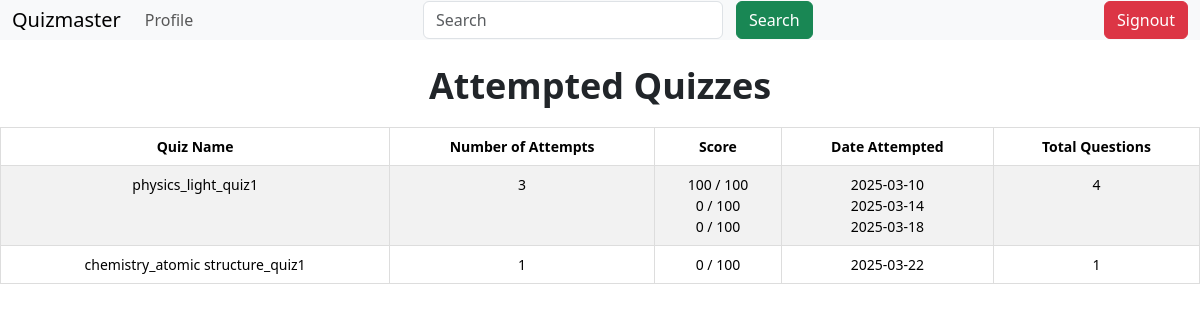
Page /attempted_quiz (signed in) on the committed database.
### models/models.py (models this page shows)
class Quiz(db.Model):
    __tablename__ = "quiz"
    id = db.Column(db.Integer, primary_key=True)
    name = db.Column(db.String(100), nullable=False)
    chapter_id = db.Column(db.Integer, db.ForeignKey('chapter.id'), nullable=False)
    date_of_quiz = db.Column(db.DateTime, nullable=False, default=datetime.utcnow)
    time_duration = db.Column(db.String(5), nullable=True)  # hh:mm format
    remarks = db.Column(db.Text)
    questions = db.relationship('Question', backref='quiz', lazy=True, cascade='all, delete')

### controllers/routes.py (the view)
@app.route('/attempted_quiz', methods=['GET'])
@authcheck
def attempted_quiz():
    user_id = session.get('user_id')
    if not user_id:
        flash("You must be logged in to view attempted quizzes.", "danger")
        return redirect(url_for('login'))
    attempted_scores = Scores.query.filter_by(user_id=user_id).all()
    attempted_quizzes = {}
    for score in attempted_scores:
        quiz = Quiz.query.get(score.quiz_id)
        if quiz:
            if quiz.id not in attempted_quizzes:
                attempted_quizzes[quiz.id] = {
                    'quiz_name': quiz.name,
                    'total_questions': len(quiz.questions),
                    'attempt_count': 0
                }
            attempted_quizzes[quiz.id]['attempt_count'] += 1
            attempted_quizzes[quiz.id].setdefault('scores', []).append({
                'score': score.total_score,
                'date_attempted': score.timestamp.strftime('%Y-%m-%d')
            })
        else:
            print(f"Quiz with ID {score.quiz_id} not found.")
    quizzes = list(attempted_quizzes.values())
    return render_template('attempted_quiz.html', attempted_quizzes=quizzes)

### controllers/routes.py (called while the page is built)
def authcheck(func):
    @wraps(func)
    def wrapper(*args, **kwargs):
        if 'user_id' not in session:
            flash('Please login to access this page')
            return redirect(url_for('login'))
        return func(*args, **kwargs)
    return wrapper

### templates/attempted_quiz.html (shortened to what this page needs)
{% extends "layout.html" %}
{% block content %}
    {% include 'navbar.html' %}
    <br>
    <h1>Attempted Quizzes</h1>
    {% if attempted_quizzes %}
    <table class="table table-striped">
        <thead>
            <tr>
                <th>Quiz Name</th>
                <th>Number of Attempts</th>
                <th>Score</th>
                <th>Date Attempted</th>
                <th>Total Questions</th>
            </tr>
        </thead>
        <tbody>
            {% for quiz in attempted_quizzes %}
                <tr>
                    <td>{{ quiz.quiz_name }}</td>
                    <td>{{ quiz.attempt_count }}</td>
                    <td>
                        {% for attempt in quiz.scores %}
                            {{ attempt.score }} / 100 <br>
                        {% endfor %}
                    </td>
                    <td>
                        {% for attempt in quiz.scores %}
                            {{ attempt.date_attempted }} <br>
                        {% endfor %}
                    </td>
                    <td>{{ quiz.total_questions }}</td>
                </tr>
            {% endfor %}
        </tbody>
    </table>
    {% else %}
        <p>No quizzes attempted yet.</p>
    {% endif %}
{% endblock %}

### templates/attempted_quiz.html (style rules this page uses)
h1 { text-align: center; margin-bottom: 20px; font-size: 36px; font-weight: bold; }
table { width: 80%; margin: 0 auto; border-collapse: collapse; border: 1px solid #ddd; }
th, td { padding: 10px; text-align: center; border: 1px solid #ddd; }
th { background-color: #f4f4f4; }
tr:nth-child(even) { background-color: #f9f9f9; }
.table { font-size: 14px; margin-top: 20px; }
.table td, .table th { text-align: center; }

### rows in the picture
Quiz: quiz_name "physics_light_quiz1", attempt_count "3", score "100" "0" "0", date_attempted "2025-03-10" "2025-03-14" "2025-03-18", total_questions "4"
Quiz: quiz_name "chemistry_atomic structure_quiz1", attempt_count "1", score "0", date_attempted "2025-03-22", total_questions "1"
